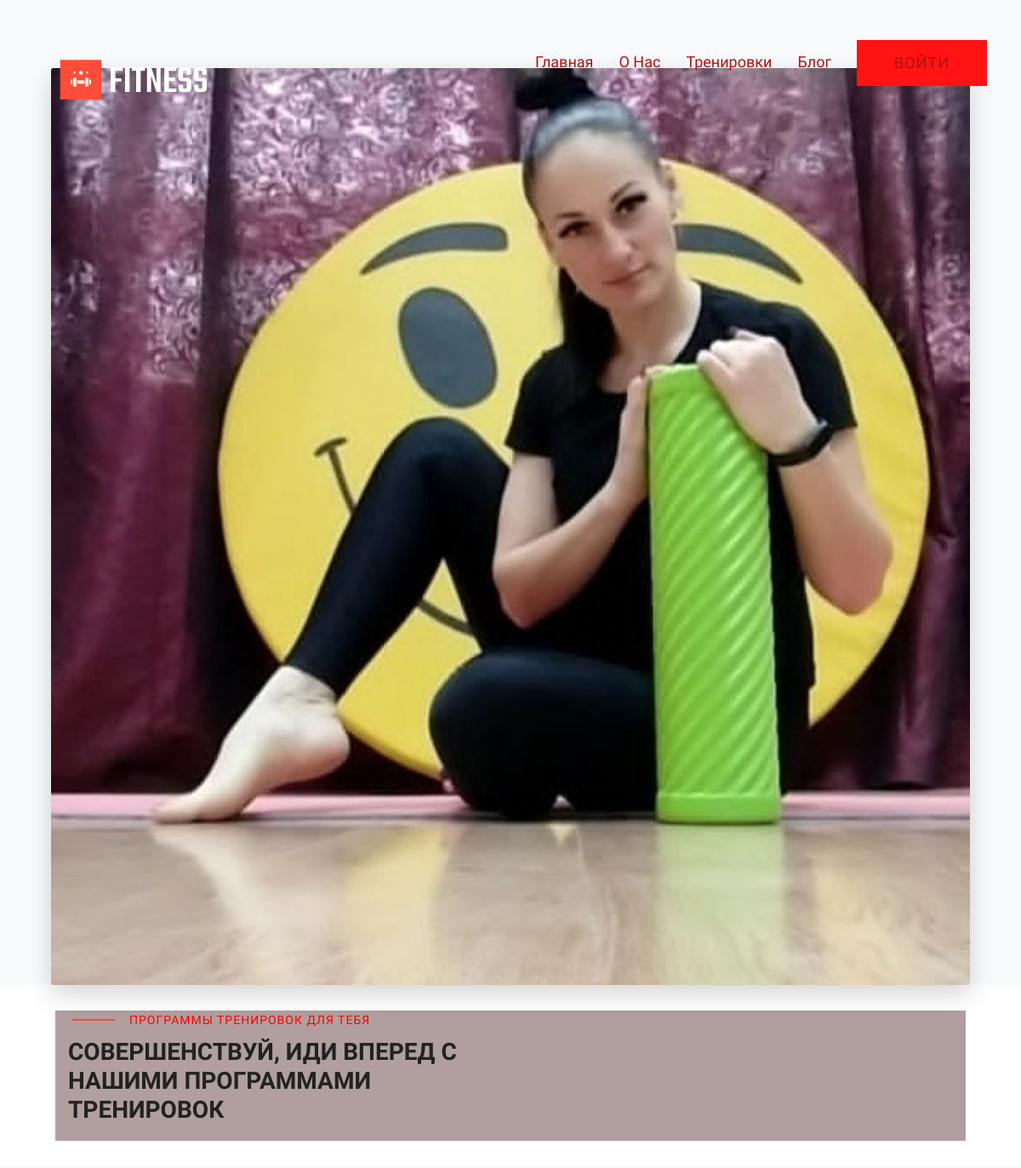
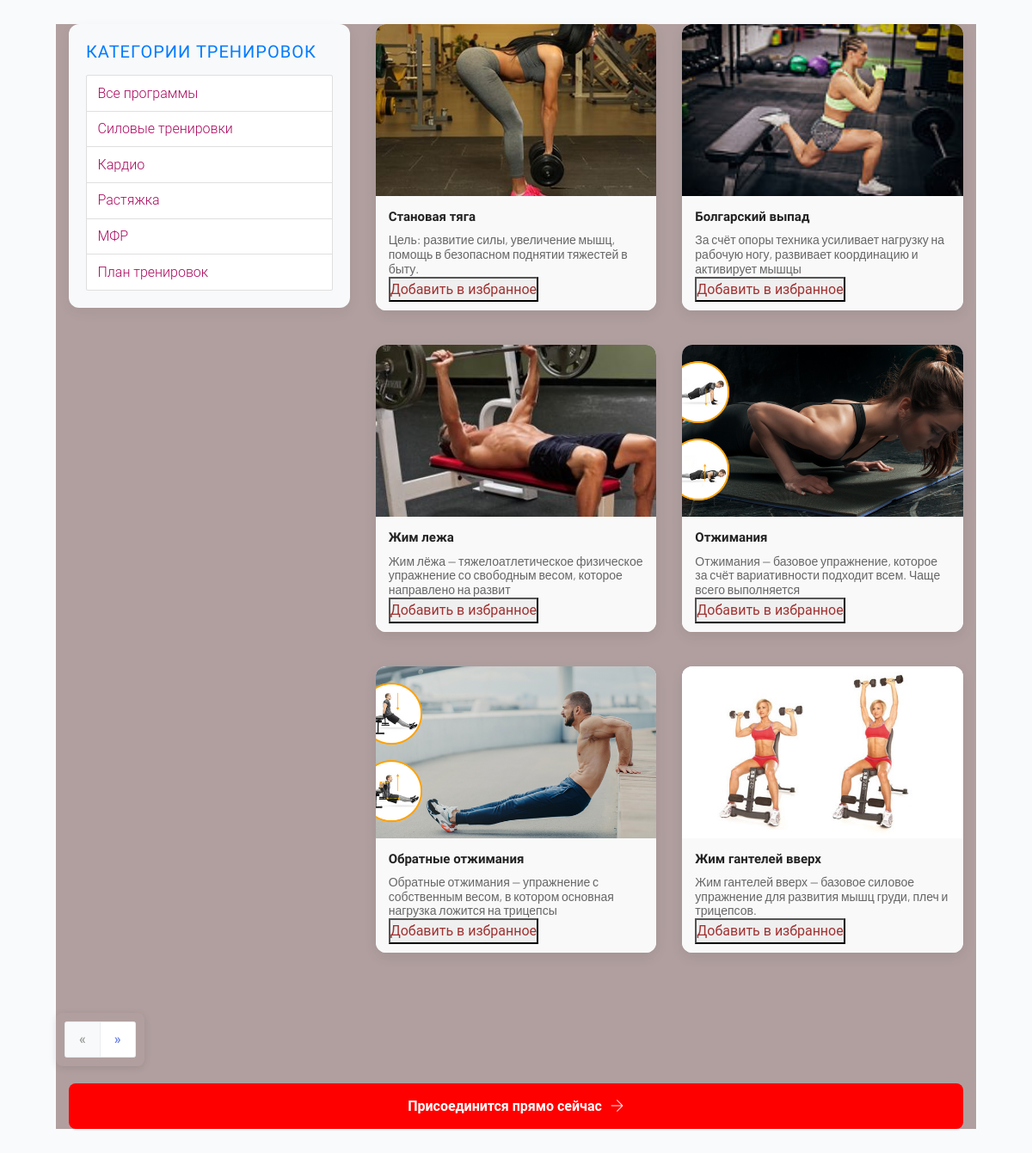
Screenshot of /programs/program/ with the database file from the repository (2 pictures, top to bottom).
### programs/models.py (models this page shows, shortened)
class Programs(models.Model):
    name = models.CharField(max_length=100, unique=True, verbose_name='Программа')
    description = models.TextField(blank=True, verbose_name='Описание программы')
    class Meta:
        verbose_name = 'программу'
        verbose_name_plural = 'программы'

class Exercise(models.Model):
    name = models.CharField(max_length=250, verbose_name='Название упражнения')
    image = models.ImageField(upload_to='program_images/', blank=True, verbose_name='Изображение')
    description = models.TextField(blank=True, verbose_name='Описание')
    short_description = models.CharField(max_length=100, blank=True, verbose_name='Краткое описание')
    category = models.ForeignKey(Programs, on_delete=models.CASCADE, verbose_name='Программа')
    class Meta:
        verbose_name = 'упражнение'
        verbose_name_plural = 'упражнения'

### programs/views.py (the view)
# urls.py: path('program/', views.program, name='program'),
def program(request, category_id=None):
    context = {
        'title': "FitHome - Тренировки",
        'categories': Programs.objects.all(),
    }
    if category_id:
        exercise = Exercise.objects.filter(category_id=category_id)
    else:
        exercise = Exercise.objects.all()
    paginator = Paginator(exercise, 6)
    page_number = request.GET.get("page")
    page_obj = paginator.get_page(page_number)
    context.update({'exercise': page_obj})
    return render(request, 'programs/program.html', context)

### programs/templates/programs/program.html (shortened to what this page needs)
{% extends 'coach/base.html' %}
{% load static %}
{% block css %}
    <link rel="stylesheet" href= "{% static 'assets/css/bootstrap.min.css' %}">
    <link rel="stylesheet" href= "{% static 'assets/css/owl.carousel.min.css' %}">
  <link rel="stylesheet" href= "{% static 'assets/css/slicknav.css' %}">
    <link rel="stylesheet" href= "{% static 'assets/css/flaticon.css' %}">
    <link rel="stylesheet" href= "{% static 'assets/css/gijgo.css' %}">
    <link rel="stylesheet" href= "{% static 'assets/css/animate.min.css' %}">
    <link rel="stylesheet" href= "{% static 'assets/css/animated-headline.css' %}">
  <link rel="stylesheet" href= "{% static 'assets/css/magnific-popup.css' %}">
  <link rel="stylesheet" href= "{% static 'assets/css/fontawesome-all.min.css' %}">
  <link rel="stylesheet" href= "{% static 'assets/css/themify-icons.css' %}">
  <link rel="stylesheet" href= "{% static 'assets/css/slick.css' %}">
  <link rel="stylesheet" href= "{% static 'assets/css/nice-select.css' %}">
  <link rel="stylesheet" href= "{% static 'assets/css/style.css' %}">
  <link rel="stylesheet" href= "{% static 'css/style.css' %}">
{% endblock %}
{% block content %}
<main>
    <div class="text-center">
        <img src="{% static 'assets/img/vendor/slider/slide-1.jpg' %}"
             alt="Главное изображение"
             class="img-fluid rounded shadow-lg">
    </div>
        <section class="wantToWork-area w-padding">
                <div class="container">
                    <div class="row align-items-end justify-content-between">
                        <div class="col-lg-6 col-md-10 col-sm-10">
                            <div class="section-tittle">
                                <span>Программы тренировок для тебя</span>
                                <h2>Совершенствуй, иди вперед с нашими программами тренировок</h2>
                            </div>
                        </div>
                    </div>
                </div>
            </section>
            <div class="container mt-5">
        <div class="row">
            <div class="col-lg-4 col-md-12 mb-4">
                <div class="categories-sidebar">
                    <h3>Категории тренировок</h3>
                    {% include 'programs/category_program.html' %}
                </div>
            </div>
            <div class="col-lg-8 col-md-12">
    <div class="row">
        {% for program in exercise %}
            <div class="col-12 col-sm-6 mb-40">
                <div class="single-cat single-cat2 text-center">
                    <div class="cat-icon">
                        <a href="{% url 'workouts' program.id %}">
                            <img class="card-img-top" src="{{ program.image.url }}" alt="{{ program.name }}">
                        </a>
                    </div>
                    <div class="caption-area">
                        <h4 class="caption-title">
                            <a href="{% url 'workouts' program.id %}">{{ program.name }}</a>
                        </h4>
                        <p class="caption-text">{{ program.short_description }}</p>
                        <form action="{% url 'add_to_favourites' program.id %}" method="post">
                            <button type="submit">Добавить в избранное</button>
                        </form>
                    </div>
                </div>
            </div>
        {% endfor %}
    </div>
</div>
    {% if exercise %}
<div class="pagination-container text-center mt-5">
    <nav aria-label="Навигация по страницам">
        <ul class="pagination justify-content-center">
            {% if exercise.has_previous %}
                <li class="page-item">
                    <a class="page-link" href="?page={{ exercise.previous_page_number }}" aria-label="Предыдущая страница">
                        <span aria-hidden="true">&laquo;</span>
                    </a>
                </li>
            {% else %}
                <li class="page-item disabled">
                    <span class="page-link">&laquo;</span>
                </li>
            {% endif %}
            {% if exercise.has_next %}
                <li class="page-item">
                    <a class="page-link" href="?page={{ exercise.next_page_number }}" aria-label="Следующая страница">
                        <span aria-hidden="true">&raquo;</span>
                    </a>
                </li>
            {% else %}
                <li class="page-item disabled">
                    <span class="page-link">&raquo;</span>
                </li>
            {% endif %}
        </ul>
    </nav>
</div>
{% endif %}
</div>
            <a href="{% url 'register' %}" class="">Присоединится прямо сейчас<i class="ti-arrow-right"></i></a>
      </div>
</main>
{% endblock %}

### programs/templates/programs/category_program.html
<div class="list-group">
    <a href="{% url 'program' %}" class="list-group-item">Все программы</a>
    {% for category in categories %}
    <a href="{% url 'category' category.id %}" class="list-group-item">{{ category.name }}</a>
    {% endfor %}
</div>

### coach/static/css/style.css (style rules this page uses)
body { background-color:#FFF; font-family: "Lato", sans-serif; font-weight: 300; font-size:16px; line-height:18px; color:#777; }
p { margin:0; }
a { color: #aa0a5f; }
a, a:hover, a:focus { text-decoration: none; outline: 0; }
h1, h2, h3, h4, h5, h6 { color: #333; margin:0; font-weight: normal; }
h2 { font-size: 24px; }
h3 { font-size: 18px; }
.section-tittle span { display: block; font-size: 14px; color: #007bff; text-transform: uppercase; letter-spacing: 1px; margin-bottom: 10px; }
.section-tittle h2 { font-size: 32px; font-weight: 700; color: #222; margin-bottom: 20px; }
.wantToWork-area { padding: 30px 0; background-color: #ffffff; }
.section-tittle span { display: block; font-size: 14px; color: red; text-transform: uppercase; letter-spacing: 1px; margin-bottom: 10px; }
.section-tittle h2 { font-size: 28px; font-weight: 700; color: #222; margin-bottom: 20px; }
.categories-sidebar { background-color: #f8f9fa; padding: 20px; border-radius: 12px; box-shadow: 0 5px 15px rgba(0, 0, 0, 0.05); }
.categories-sidebar h3 { font-size: 20px; color: #007bff; margin-bottom: 15px; text-transform: uppercase; letter-spacing: 1px; }
.single-cat2 { background: white; border-radius: 12px; overflow: hidden; box-shadow: 0 5px 15px rgba(0, 0, 0, 0.08); transition: transform 0.3s, box-shadow 0.3s; height: 100%; display: flex; flex-direction: column; }
.cat-icon { position: relative; overflow: hidden; }
.cat-icon img { display: block; width: 100%; height: 200px; object-fit: cover; transition: transform 0.3s; }
.caption-area { padding: 10px 15px; text-align: left; background-color: #f9f9f9; flex: 1; }
.caption-title { margin-bottom: 8px; }
.caption-title a { color: #222; font-size: 15px; font-weight: 600; text-decoration: none; transition: color 0.3s; }
.caption-text { color: #666; font-size: 14px; line-height: 1.2; margin: 0; }
.pagination-container { margin-top: 40px; }
.pagination { display: inline-flex; list-style: none; padding: 10px; border-radius: 8px; overflow: hidden; box-shadow: 0 2px 8px rgba(0, 0, 0, 0.1); }
.page-item { margin: 0; }
.page-link, .page-item.active .page-link { color: #667eea; padding: 10px 16px; text-decoration: none; font-weight: 500; transition: all 0.3s ease; border: 1px solid #e9ecef; }
.page-item.disabled .page-link { color: #999; pointer-events: none; background-color: #f8f9fa; border-color: #e9ecef; }
a[href*="register"] { display: inline-flex; align-items: center; justify-content: center; width: 100%; padding: 14px 0; background-color: red; color: white; font-weight: 600; text-decoration: none; border-radius: 8px; margin-top: 20px; transition: background-color 0.3s; }
a[href*="register"] i { margin-left: 10px; font-size: 16px; }
* { margin: 0; padding: 0; box-sizing: border-box; }
body { font-family: 'Roboto', sans-serif; color: #ccb5b5; line-height: 1.6; background-color: #d3dfeb; }
.container { padding-top: 80px; padding-bottom: 50px; max-width: 1200px; margin: 0 auto; width: 100%; background: #b19f9f; }
h4 { font-size: 18px; color: #666; margin-bottom: 25px; font-weight: 400; line-height: 1.4; }
body { font-family: 'Roboto', sans-serif; background-color: #dee5f7; color: #f3efef; line-height: 1.6; }
.container { max-width: 1070px; margin: 0 auto; padding: 0 15px; }
.row { display: flex; flex-wrap: wrap; margin-left: -15px; margin-right: -15px; }
body { font-family: 'Roboto', sans-serif; background-color: #f9fafc; color: #b8b2b2; line-height: 1.6; padding: 80px 0; }

### rows the page displays
Programs: name "Силовые тренировки"
Programs: name "Кардио"
Programs: name "Растяжка"
Programs: name "МФР"
Programs: name "План тренировок"
Exercise: image (picture), name "Становая тяга", short_description "Цель: развитие силы, увеличение мышц, помощь в безопасном поднятии тяжестей в быту."
Exercise: image (picture), name "Болгарский выпад", short_description "За счёт опоры техника усиливает нагрузку на рабочую ногу, развивает координацию и активирует мышцы"
Exercise: image (picture), name "Жим лежа", short_description "Жим лёжа — тяжелоатлетическое физическое упражнение со свободным весом, которое направлено на развит"
Exercise: image (picture), name "Отжимания", short_description "Отжимания — базовое упражнение, которое за счёт вариативности подходит всем. Чаще всего выполняется"
Exercise: image (picture), name "Обратные отжимания", short_description "Обратные отжимания — упражнение с собственным весом, в котором основная нагрузка ложится на трицепсы"
Exercise: image (picture), name "Жим гантелей вверх", short_description "Жим гантелей вверх — базовое силовое упражнение для развития мышц груди, плеч и трицепсов."
